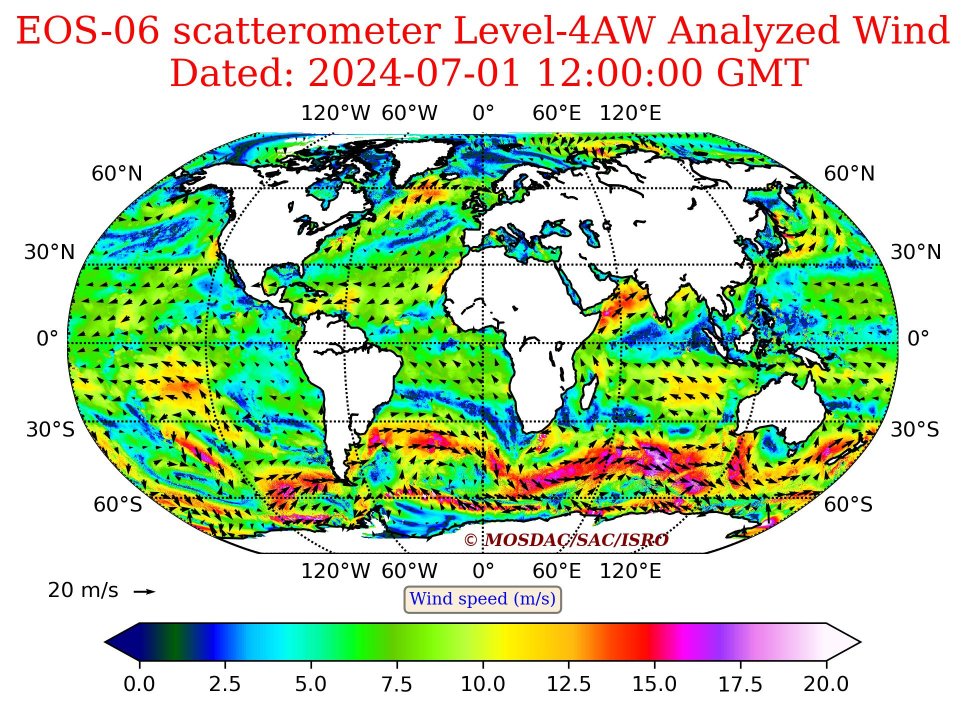
#> input picture extract/yash.jpg, 1931 x 1421 px, found by its file name (shown at 1/2 size)
$ python app.py
#> lines starting #> are read from the running program, lines starting #| are printed output that depends on the picture; after the words box and inside, x2 and y2 are one past the last pixel; in counts of white or black regions, pixels touching at a corner belong together
import cv2
import numpy as np
import matplotlib.pyplot as plt

# Corrected image path
image_path = '/Users/vaibhavagarwal/Desktop/yash/sem5/sih24/extract/yash.jpg'

# Load the image
image = cv2.imread(image_path)
#> image is the input picture: shape (1421, 1931, 3); mean B, G, R 179.8, 213.4, 186.9

# Check if the image was loaded successfully
if image is None:
    print(f"Error: Unable to load image from path: {image_path}")
    exit()

print("Image loaded successfully.")

# Convert the image to RGB (from BGR)
image_rgb = cv2.cvtColor(image, cv2.COLOR_BGR2RGB)

# Display the original image (optional - for debugging)
plt.figure(figsize=(10, 10))
plt.imshow(image_rgb)
plt.title('Original Image')
plt.savefig('original_image.png')  # Save the figure to a file
plt.close()  # Close the figure

# Crop the region with the wind arrows and thermal map
# Adjust these coordinates as needed based on the image
wind_region = image_rgb[150:650, 100:1100]  # Example coordinates
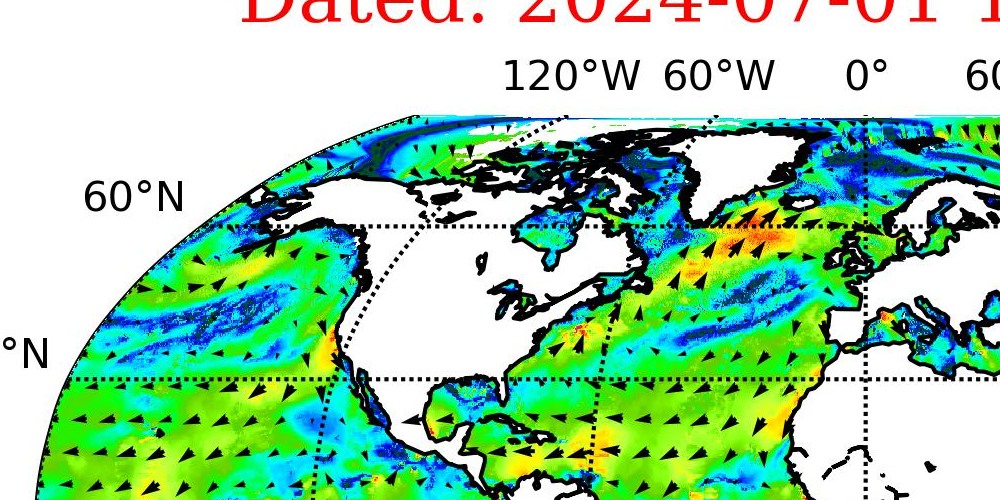
#> wind_region: shape (500, 1000, 3); mean R, G, B 154.1, 205.7, 167.4
colorbar_region = image_rgb[650:700, 100:1100]  # Example coordinates
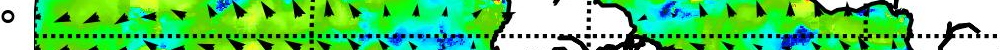
#> colorbar_region: shape (50, 1000, 3); mean R, G, B 92.9, 202, 103.4

# Convert wind region to grayscale for arrow detection
wind_gray = cv2.cvtColor(wind_region, cv2.COLOR_RGB2GRAY)
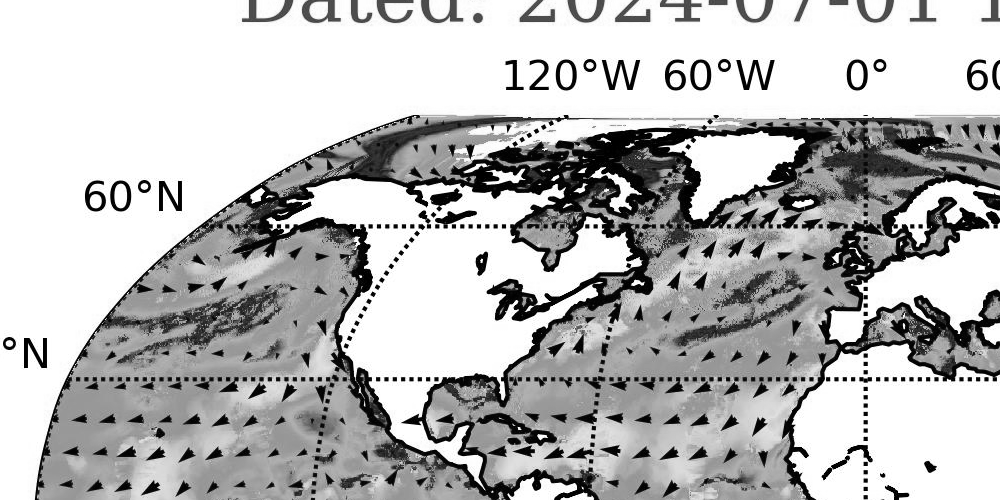
#> wind_gray: shape (500, 1000); min 0, max 255, mean 185.9

# Apply thresholding to extract arrows (arrows are black, background is colored)

_, thresh = cv2.threshold(wind_gray, 100, 255, cv2.THRESH_BINARY_INV)
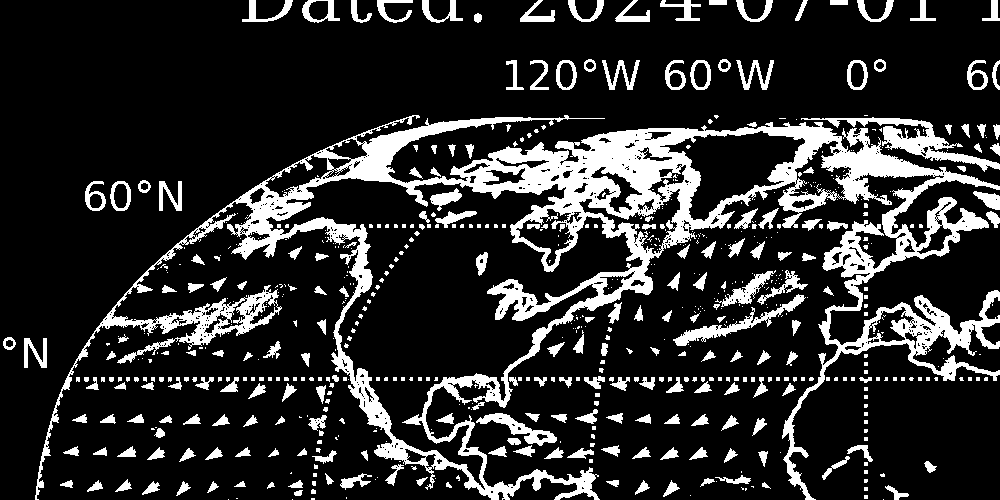
#> thresh: shape (500, 1000); 17.6% white; 658 white regions (425 under 20 px)
plt.imshow(thresh)
plt.savefig("y.png")
# Detect contours in the thresholded image to identify arrows
contours, _ = cv2.findContours(thresh, cv2.RETR_EXTERNAL, cv2.CHAIN_APPROX_SIMPLE)
#> contours = 534 contours, 345 with area under 20; largest, box (x1, y1, x2, y2) and area: (35, 115, 1000, 500) 114542, (801, 117, 1000, 172) 1978, (673, 294, 806, 346) 1007, (476, 413, 557, 446) 757, (302, 0, 340, 23) 600

print("Thresholding and contour detection completed.")

# Draw the detected arrows on the image
arrows_image = wind_region.copy()
cv2.drawContours(arrows_image, contours, -1, (255, 0, 0), 2)
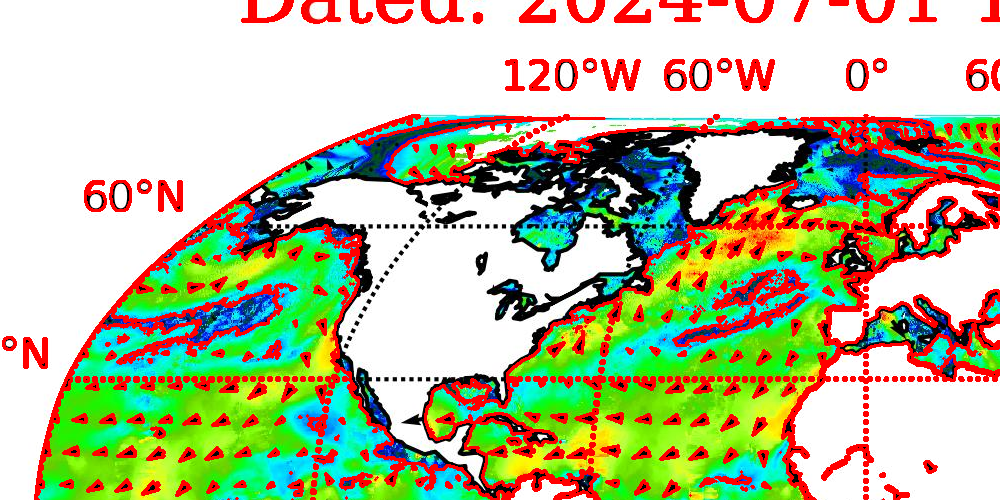
#> arrows_image: shape (500, 1000, 3); 14.51% of pixels changed, all inside (x1, y1, x2, y2) = (2, 0, 1000, 500)

# Display the detected arrows (optional - for debugging)
plt.figure(figsize=(10, 10))
plt.imshow(arrows_image)
plt.title('Detected Arrows (Wind Directions)')
plt.savefig('detected_arrows.png')  # Save the figure to a file
plt.close()  # Close the figure

# Extract color for magnitude from the thermal map
# Create a color-to-speed mapping based on the colorbar
colorbar_rgb = cv2.cvtColor(colorbar_region, cv2.COLOR_BGR2RGB)
# Extract color values along the colorbar for mapping
color_values = colorbar_rgb[25, :]  # Example row for extracting colors
#> color_values = 1000 rows, first 8: [255, 255, 255], [255, 255, 255], [255, 255, 255], [255, 255, 255], [255, 255, 255], [251, 251, 251], [249, 249, 249], [252, 252, 252]
speed_values = np.linspace(0, 20, len(color_values))  # Assuming linear scale from 0 to 20 m/s
#> speed_values = 1000 values from 0 to 20

# Function to map color to wind speed
#> (the run stopped early here; a loop or call above may not have finished)
